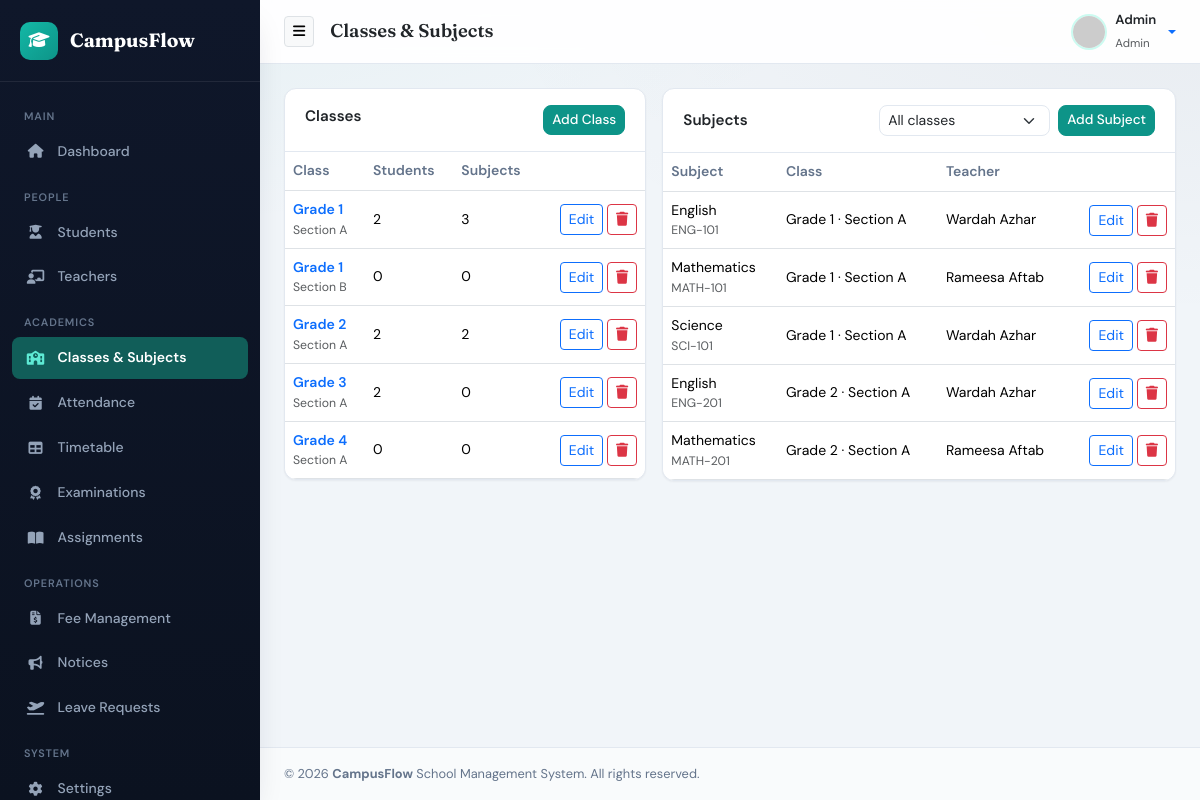
The page /admin/classes.php (signed in) on the database its author committed.
### tables this page shows
CREATE TABLE `classes` (
  `id` int(11) NOT NULL,
  `class_name` varchar(50) NOT NULL,
  `section` varchar(20) NOT NULL,
  `created_at` timestamp NOT NULL DEFAULT current_timestamp()
);

CREATE TABLE `subjects` (
  `id` int(11) NOT NULL,
  `subject_name` varchar(100) NOT NULL,
  `subject_code` varchar(30) NOT NULL,
  `class_id` int(11) NOT NULL,
  `teacher_id` int(11) DEFAULT NULL,
  `created_at` timestamp NOT NULL DEFAULT current_timestamp()
);

CREATE TABLE `teachers` (
  `id` int(11) NOT NULL,
  `user_id` int(11) DEFAULT NULL,
  `first_name` varchar(50) NOT NULL,
  `last_name` varchar(50) NOT NULL,
  `phone` varchar(20) NOT NULL,
  `gender` enum('Male','Female','Other') NOT NULL,
  `address` text NOT NULL,
  `joining_date` date NOT NULL,
  `status` enum('Active','Inactive') NOT NULL DEFAULT 'Active',
  `created_at` timestamp NOT NULL DEFAULT current_timestamp()
);

### includes/functions.php (called while the page is built, shortened)
<?php
if (!function_exists('e')) {
    function e(?string $value): string {
        return htmlspecialchars((string)$value, ENT_QUOTES, 'UTF-8');
    }
}

### admin/classes.php (the view, shortened to what this page needs)
<?php
require_once '../config/database.php';
$filter_class = (int)($_GET['filter_class'] ?? 0);
$all_classes = $conn->query("
    SELECT c.*, COUNT(DISTINCT s.id) AS student_count, COUNT(DISTINCT sub.id) AS subject_count
    FROM classes c
    LEFT JOIN students s ON s.class_id = c.id
    LEFT JOIN subjects sub ON sub.class_id = c.id
    GROUP BY c.id ORDER BY c.class_name, c.section
")->fetch_all(MYSQLI_ASSOC);
if ($filter_class > 0) {
    $sub_stmt = $conn->prepare("
        SELECT sub.*, c.class_name, c.section, t.first_name AS t_fname, t.last_name AS t_lname
        FROM subjects sub
        INNER JOIN classes c ON c.id = sub.class_id
        LEFT JOIN teachers t ON t.id = sub.teacher_id
        WHERE sub.class_id = ?
        ORDER BY sub.subject_name
    ");
    $sub_stmt->bind_param('i', $filter_class);
    $sub_stmt->execute();
    $subjects = $sub_stmt->get_result()->fetch_all(MYSQLI_ASSOC);
    $sub_stmt->close();
} else {
    $subjects = $conn->query("
        SELECT sub.*, c.class_name, c.section, t.first_name AS t_fname, t.last_name AS t_lname
        FROM subjects sub
        INNER JOIN classes c ON c.id = sub.class_id
        LEFT JOIN teachers t ON t.id = sub.teacher_id
        ORDER BY c.class_name, sub.subject_name
    ")->fetch_all(MYSQLI_ASSOC);
}
include '../includes/header.php';
include '../includes/sidebar.php';
?>
<div class="row g-3">
    <div class="col-lg-5">
        <div class="card">
            <div class="card-header d-flex justify-content-between">
                <span>Classes</span>
                <button class="btn btn-sm btn-primary" data-bs-toggle="modal" data-bs-target="#addClassModal">Add Class</button>
            </div>
            <div class="card-body p-0">
                <div class="table-responsive">
                    <table class="table table-hover mb-0 align-middle">
                        <thead><tr><th>Class</th><th>Students</th><th>Subjects</th><th></th></tr></thead>
                        <tbody>
                        <?php foreach ($all_classes as $c): ?>
                            <tr>
                                <td>
                                    <a href="?filter_class=<?php echo (int)$c['id']; ?>" class="fw-semibold text-decoration-none"><?php echo e($c['class_name']); ?></a>
                                    <div class="small text-muted"><?php echo e($c['section']); ?></div>
                                </td>
                                <td><?php echo (int)$c['student_count']; ?></td>
                                <td><?php echo (int)$c['subject_count']; ?></td>
                                <td class="text-end text-nowrap">
                                    <button class="btn btn-sm btn-outline-primary" data-bs-toggle="modal" data-bs-target="#editClass<?php echo (int)$c['id']; ?>">Edit</button>
                                    <form method="post" class="d-inline" onsubmit="return confirm('Delete class and its subjects/timetable?');">
                                        <button class="btn btn-sm btn-outline-danger"><i class="fa-solid fa-trash"></i></button>
                                    </form>
                                </td>
                            </tr>
                        <?php endforeach; ?>
                        </tbody>
                    </table>
                </div>
            </div>
        </div>
    </div>
    <div class="col-lg-7">
        <div class="card">
            <div class="card-header d-flex justify-content-between align-items-center flex-wrap gap-2">
                <span>Subjects</span>
                <div class="d-flex gap-2">
                    <form method="get">
                        <select name="filter_class" class="form-select form-select-sm" onchange="this.form.submit()">
                            <option value="0">All classes</option>
                        </select>
                    </form>
                    <button class="btn btn-sm btn-primary" data-bs-toggle="modal" data-bs-target="#addSubjectModal">Add Subject</button>
                </div>
            </div>
            <div class="card-body p-0">
                <div class="table-responsive">
                    <table class="table table-hover mb-0 align-middle">
                        <thead><tr><th>Subject</th><th>Class</th><th>Teacher</th><th></th></tr></thead>
                        <tbody>
                        <?php if (empty($subjects)): ?>
                            <tr><td colspan="4"><div class="empty-state"><i class="fa-solid fa-book"></i><p>No subjects</p></div></td></tr>
                        <?php else: foreach ($subjects as $sub): ?>
                            <tr>
                                <td><?php echo e($sub['subject_name']); ?><div class="small text-muted"><?php echo e($sub['subject_code']); ?></div></td>
                                <td><?php echo e($sub['class_name'].' · '.$sub['section']); ?></td>
                                <td><?php echo e(trim(($sub['t_fname']??'').' '.($sub['t_lname']??'')) ?: 'Unassigned'); ?></td>
                                <td class="text-end text-nowrap">
                                    <button class="btn btn-sm btn-outline-primary" data-bs-toggle="modal" data-bs-target="#editSub<?php echo (int)$sub['id']; ?>">Edit</button>
                                    <form method="post" class="d-inline" onsubmit="return confirm('Delete subject?');">
                                        <button class="btn btn-sm btn-outline-danger"><i class="fa-solid fa-trash"></i></button>
                                    </form>
                                </td>
                            </tr>
                        <?php endforeach; endif; ?>
                        </tbody>
                    </table>
                </div>
            </div>
        </div>
    </div>
</div>
<?php include '../includes/footer.php'; ?>

### assets/css/style.css (style rules this page uses)
:root { --primary-color: #0D9488; --primary-hover: #0F766E; --forest-green: #115E59; --mint-tint: #CCFBF1; --mint-text: #115E59; --sidebar-bg: #0F172A; --sidebar-color: #94A3B8; --sidebar-hover-bg: #1E293B; --sidebar-hover-color: #FFFFFF; --sidebar-active-bg: #115E59; --body-bg: #F1F5F9; --card-bg: #FFFFFF; --text-main: #0F172A; --text-muted: #64748B; --border-color: #E2E8F0; --success-color: #10B981; --warning-color: #F59E0B; --danger-color: #EF4444; --info-color: #0EA5E9; --radius-sm: 8px; --radius-md: 12px; --radius-lg: 16px; --shadow-sm: 0 1px 2px rgba(15, 23, 42, 0.05); --shadow-md: 0 8px 20px -8px rgba(15, 23, 42, 0.12); --shadow-lg: 0 16px 32px -12px rgba(15, 23, 42, 0.18); --transition: all 0.2s ease; --font-body: 'DM Sans', system-ui, sans-serif; --font-display: 'Fraunces', Georgia, serif; }
* { box-sizing: border-box; }
body { background: var(--body-bg); background-image: radial-gradient(ellipse 80% 50% at 0% -20%, rgba(13, 148, 136, 0.08), transparent), radial-gradient(ellipse 60% 40% at 100% 0%, rgba(15, 23, 42, 0.04), transparent); color: var(--text-main); font-family: var(--font-body); font-size: 0.9rem; line-height: 1.55; overflow-x: hidden; min-height: 100vh; }
.card { border: 1px solid var(--border-color); border-radius: var(--radius-md); box-shadow: var(--shadow-sm); background: var(--card-bg); margin-bottom: 1.25rem; transition: var(--transition); }
.card-header { background: transparent; border-bottom: 1px solid var(--border-color); padding: 1rem 1.25rem; font-weight: 600; font-size: 0.95rem; }
.btn-primary { background-color: var(--primary-color) !important; border-color: var(--primary-color) !important; color: #fff !important; font-weight: 500; font-size: 0.85rem; border-radius: var(--radius-sm); }
.table { font-size: 0.875rem; }
.table thead th { font-weight: 600; color: var(--text-muted); border-bottom-width: 1px; white-space: nowrap; }
.table-responsive { border-radius: var(--radius-md); }
.form-control, .form-select { border-radius: var(--radius-sm); border-color: var(--border-color); font-size: 0.875rem; }

### rows shown on the page
classes: class_name "Grade 1", section "Section A", student_count "2", subject_count "3"
classes: class_name "Grade 1", section "Section B", student_count "0", subject_count "0"
classes: class_name "Grade 2", section "Section A", student_count "2", subject_count "2"
classes: class_name "Grade 3", section "Section A", student_count "2", subject_count "0"
classes: class_name "Grade 4", section "Section A", student_count "0", subject_count "0"
subjects: subject_name "English", subject_code "ENG-101", class.section "Grade 1 · Section A", teacher.last_name "Wardah Azhar"
subjects: subject_name "Mathematics", subject_code "MATH-101", class.section "Grade 1 · Section A", teacher.last_name "Rameesa Aftab"
subjects: subject_name "Science", subject_code "SCI-101", class.section "Grade 1 · Section A", teacher.last_name "Wardah Azhar"
subjects: subject_name "English", subject_code "ENG-201", class.section "Grade 2 · Section A", teacher.last_name "Wardah Azhar"
subjects: subject_name "Mathematics", subject_code "MATH-201", class.section "Grade 2 · Section A", teacher.last_name "Rameesa Aftab"

### other values the page prints
$page_title "Classes & Subjects"
$username "Admin"
$role "Admin"
